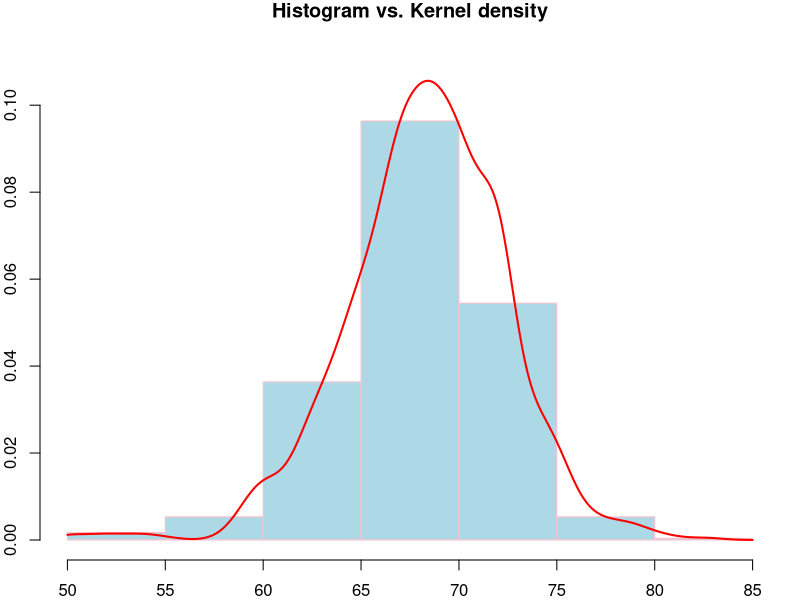
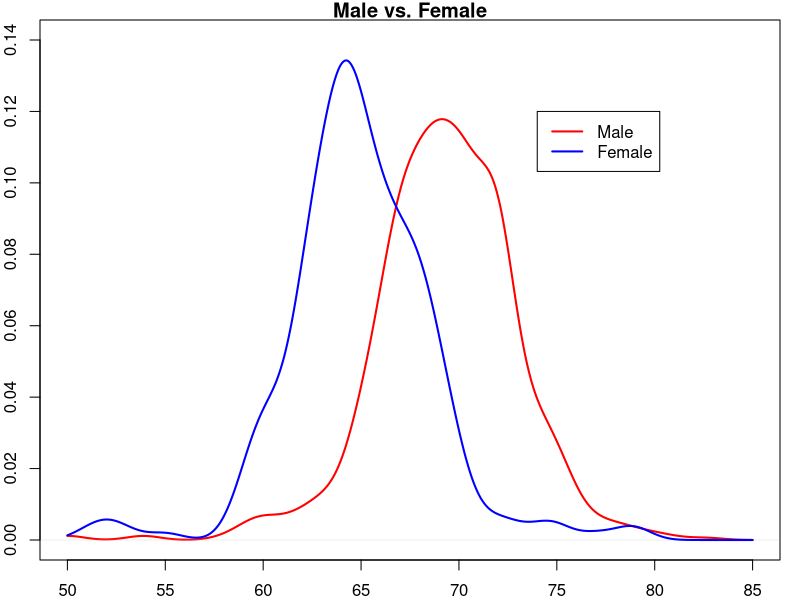

Source code (R) for these figures, in order:
## ---- chunk 1
knitr::opts_chunk$set(echo = TRUE)
knitr::opts_chunk$set(fig.align='center',collapse = TRUE)
## ---- chunk 2
if(!require(dslabs))
  install.packages("dslabs")
attach(heights) #此命令用于使用该包里面的身高数据heights
par(mar=c(2,2,1,1)) #调整图形边距
#直方图
hist(height,breaks=10,ylim=c(0,.115),col = "lightblue", border = "pink",freq=FALSE,main="Histogram vs. Kernel density")
#添加核估计数据
lines(density(height,from = 50,to=85),col="red",lwd=2)

## ---- chunk 3
female_height = height[sex=="Female"]#提取男生数据
male_height = height[sex=="Male"]#提取女生数据
par(mar=c(2,2,1,1))
#画男生数据
plot(density(male_height,from = 50,to=85),col="red",lwd=2,ylim=c(0,.14),main="Male vs. Female")
#添加女生数据
lines(density(female_height,from = 50,to=85),col="blue",lwd=2)
#画出图例说明
legend(74,0.12,legend = c("Male","Female"),lty = c(1,1),col=c("red","blue"),lwd=c(2,2))
